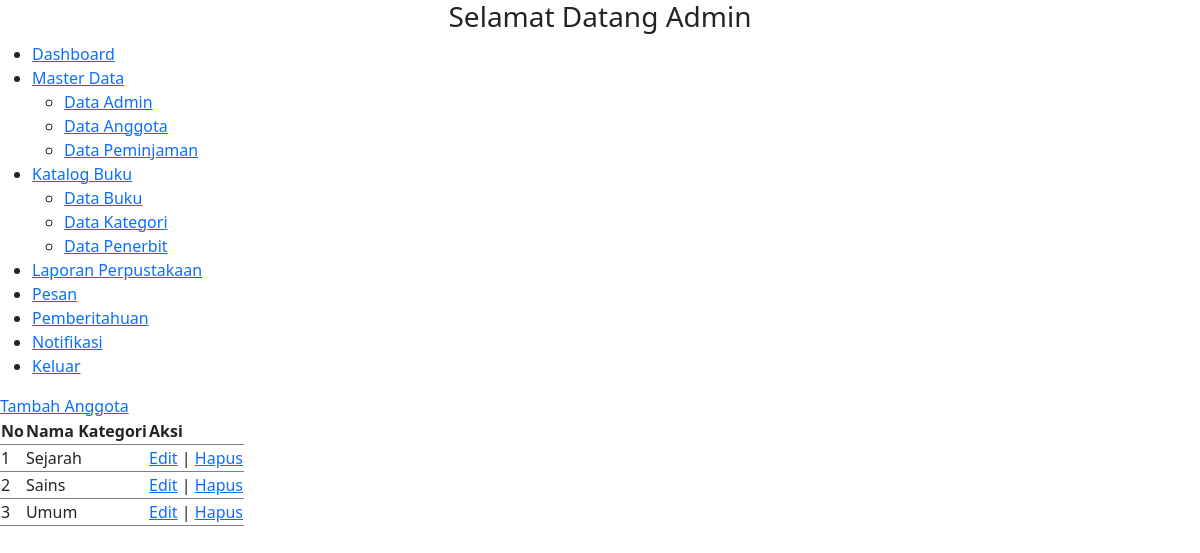
The app's page /admin/katalog_buku/data_kategori/index.php with its own data.
### tables this page shows
CREATE TABLE `kategori` (
  `id` int(11) NOT NULL,
  `kode` varchar(100) NOT NULL,
  `nama` varchar(100) NOT NULL
);

### class/Database.php (called while the page is built, shortened)
<?php
class Database{
    private $server = "localhost";
    private $username = "root";
    private $password = "";
    private $database = "db_perpus";
    public function __construct(){
        $this->db = mysqli_connect($this->server, $this->username, $this->password, $this->database);
    }
}
?>

### class/Kategori.php (called while the page is built, shortened)
<?php
include_once("Database.php");
class Kategori extends Database{
    public function all(){
        $sql = "SELECT * from kategori";
        return $this->db->query($sql)->fetch_all(MYSQLI_ASSOC);
    }
}

### admin/katalog_buku/data_kategori/index.php (the view, shortened to what this page needs)
<?php
include_once("../../../class/Kategori.php");
$kategori = new Kategori;
$data_kategori = $kategori->all()
?>
<!DOCTYPE html>
<html lang="en">
<head>
    <?php include_once("../../../partials/t_script_js.php") ?>
</head>
<body>
    <?php include("../../..//partials/sidebar_admin.php") ?>
    <div class="tambah">
        <a href="tambah.php">Tambah Anggota</a>
    </div>
    <div class="table">
        <table id="jquery-tab">
            <thead>
                <tr>
                    <th>No</th>
                    <th>Nama Kategori</th>
                    <th>Aksi</th>
                </tr>
            </thead>
            <tbody>
                <?php foreach ($data_kategori as $key => $b) { ?>
                    <tr>
                        <td><?= $key + 1 ?></td>
                        <td><?= $b["nama"] ?></td>
                        <td>
                            <a href="edit.php?id=<?= $b["id"] ?>">Edit</a> |
                            <a href="hapus.php?id=<?= $b["id"] ?>">Hapus</a>
                        </td>
                    </tr>
                <?php } ?>
            </tbody>
        </table>
    </div>
</body>
</html>

### records on screen
kategori: nama "Sejarah"
kategori: nama "Sains"
kategori: nama "Umum"
